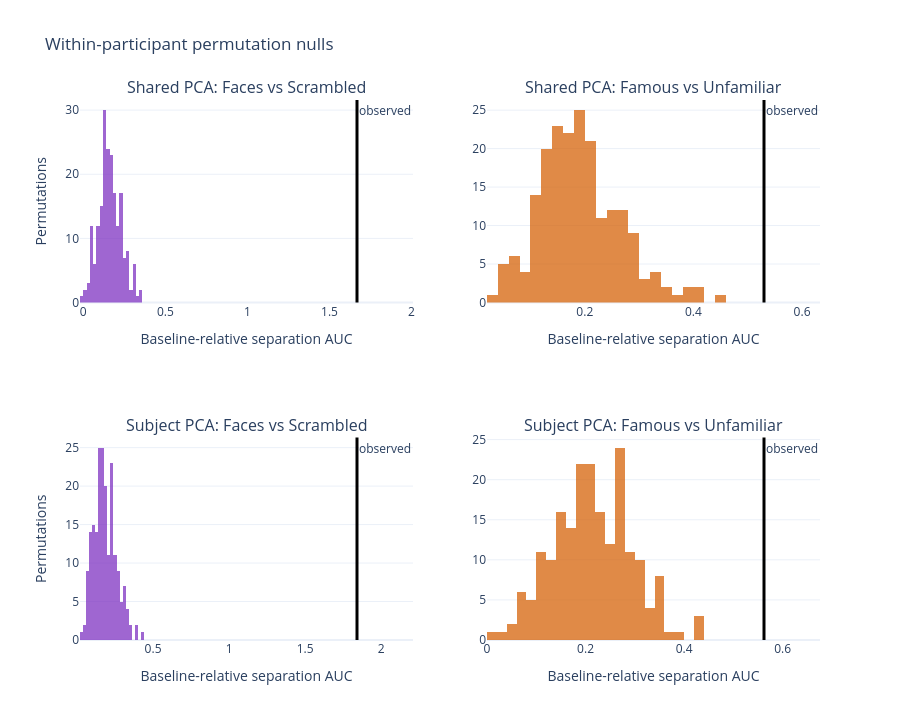

This figure's notebook cell:
### Code cell
fig_null = make_subplots(
    rows=len(null_auc),
    cols=2,
    subplot_titles=[
        f"{space}: {contrast}"
        for space in null_auc
        for contrast in contrast_names
    ],
)

for row, (space, space_nulls) in enumerate(null_auc.items(), start=1):
    for column, name in enumerate(contrast_names, start=1):
        values = space_nulls[name]
        color = CONTRAST_COLORS[name]
        fig_null.add_trace(
            go.Histogram(
                x=values,
                nbinsx=25,
                marker_color=color,
                opacity=0.72,
                showlegend=False,
            ),
            row=row,
            col=column,
        )
        fig_null.add_vline(
            x=observed_auc[space][name],
            line_color="black",
            line_width=3,
            annotation_text="observed",
            row=row,
            col=column,
        )

fig_null.update_xaxes(title_text="Baseline-relative separation AUC")
fig_null.update_yaxes(title_text="Permutations", col=1)
fig_null.update_layout(
    height=360 * len(null_auc),
    title="Within-participant permutation nulls",
)
fig_null.show()

### Figure 1 — Plotly figure (JSON) as saved in the notebook; plotly's stock layout.template omitted (floating-point values rounded to 4 significant figures; data arrays with more than 128 entries replaced by an {"elided": "..."} marker saying what was removed)
{"data": [{"marker": {"color": "#7B2CBF"}, "nbinsx": 25, "opacity": 0.72, "showlegend": false, "type": "histogram", "x": {"elided": "200 float values"}, "xaxis": "x", "yaxis": "y"}, {"marker": {"color": "#D55E00"}, "nbinsx": 25, "opacity": 0.72, "showlegend": false, "type": "histogram", "x": {"elided": "200 float values"}, "xaxis": "x2", "yaxis": "y2"}, {"marker": {"color": "#7B2CBF"}, "nbinsx": 25, "opacity": 0.72, "showlegend": false, "type": "histogram", "x": {"elided": "200 float values"}, "xaxis": "x3", "yaxis": "y3"}, {"marker": {"color": "#D55E00"}, "nbinsx": 25, "opacity": 0.72, "showlegend": false, "type": "histogram", "x": {"elided": "200 float values"}, "xaxis": "x4", "yaxis": "y4"}], "layout": {"annotations": [{"font": {"size": 16}, "showarrow": false, "text": "Shared PCA: Faces vs Scrambled", "x": 0.225, "xanchor": "center", "xref": "paper", "y": 1, "yanchor": "bottom", "yref": "paper"}, {"font": {"size": 16}, "showarrow": false, "text": "Shared PCA: Famous vs Unfamiliar", "x": 0.775, "xanchor": "center", "xref": "paper", "y": 1, "yanchor": "bottom", "yref": "paper"}, {"font": {"size": 16}, "showarrow": false, "text": "Subject PCA: Faces vs Scrambled", "x": 0.225, "xanchor": "center", "xref": "paper", "y": 0.375, "yanchor": "bottom", "yref": "paper"}, {"font": {"size": 16}, "showarrow": false, "text": "Subject PCA: Famous vs Unfamiliar", "x": 0.775, "xanchor": "center", "xref": "paper", "y": 0.375, "yanchor": "bottom", "yref": "paper"}, {"showarrow": false, "text": "observed", "x": 1.668, "xanchor": "left", "xref": "x", "y": 1, "yanchor": "top", "yref": "y domain"}, {"showarrow": false, "text": "observed", "x": 0.5299, "xanchor": "left", "xref": "x2", "y": 1, "yanchor": "top", "yref": "y2 domain"}, {"showarrow": false, "text": "observed", "x": 1.84, "xanchor": "left", "xref": "x3", "y": 1, "yanchor": "top", "yref": "y3 domain"}, {"showarrow": false, "text": "observed", "x": 0.5621, "xanchor": "left", "xref": "x4", "y": 1, "yanchor": "top", "yref": "y4 domain"}], "height": 720, "shapes": [{"line": {"color": "black", "width": 3}, "type": "line", "x0": 1.668, "x1": 1.668, "xref": "x", "y0": 0, "y1": 1, "yref": "y domain"}, {"line": {"color": "black", "width": 3}, "type": "line", "x0": 0.5299, "x1": 0.5299, "xref": "x2", "y0": 0, "y1": 1, "yref": "y2 domain"}, {"line": {"color": "black", "width": 3}, "type": "line", "x0": 1.84, "x1": 1.84, "xref": "x3", "y0": 0, "y1": 1, "yref": "y3 domain"}, {"line": {"color": "black", "width": 3}, "type": "line", "x0": 0.5621, "x1": 0.5621, "xref": "x4", "y0": 0, "y1": 1, "yref": "y4 domain"}], "title": {"text": "Within-participant permutation nulls"}, "xaxis": {"anchor": "y", "domain": [0, 0.45], "title": {"text": "Baseline-relative separation AUC"}}, "xaxis2": {"anchor": "y2", "domain": [0.55, 1], "title": {"text": "Baseline-relative separation AUC"}}, "xaxis3": {"anchor": "y3", "domain": [0, 0.45], "title": {"text": "Baseline-relative separation AUC"}}, "xaxis4": {"anchor": "y4", "domain": [0.55, 1], "title": {"text": "Baseline-relative separation AUC"}}, "yaxis": {"anchor": "x", "domain": [0.625, 1], "title": {"text": "Permutations"}}, "yaxis2": {"anchor": "x2", "domain": [0.625, 1]}, "yaxis3": {"anchor": "x3", "domain": [0, 0.375], "title": {"text": "Permutations"}}, "yaxis4": {"anchor": "x4", "domain": [0, 0.375]}}}
